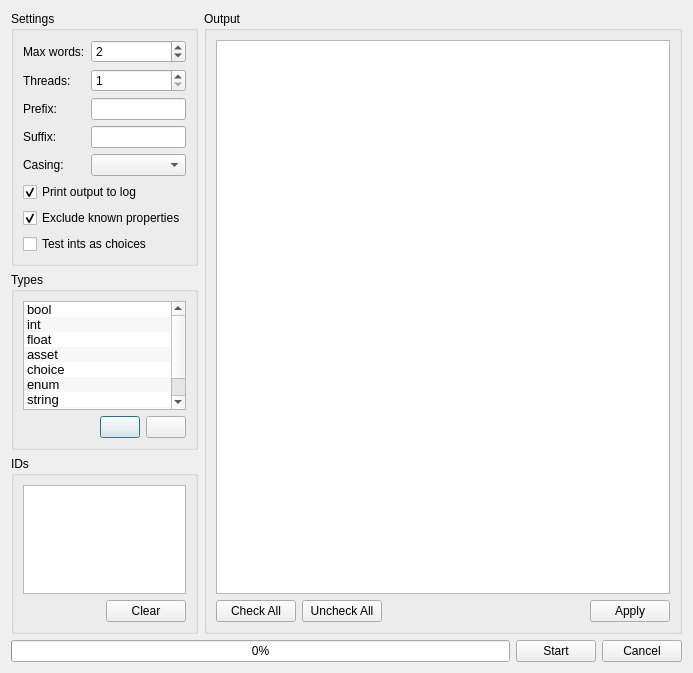
<?xml version="1.0" encoding="UTF-8"?>
<ui version="4.0">
 <class>CGeneratePropertyNamesDialog</class>
 <widget class="QDialog" name="CGeneratePropertyNamesDialog">
  <property name="geometry">
   <rect>
    <x>0</x>
    <y>0</y>
    <width>693</width>
    <height>673</height>
   </rect>
  </property>
  <property name="windowTitle">
   <string>Generate Property Names</string>
  </property>
  <layout class="QVBoxLayout" name="verticalLayout_5">
   <item>
    <layout class="QHBoxLayout" name="horizontalLayout_4" stretch="1,3">
     <item>
      <layout class="QVBoxLayout" name="verticalLayout_4">
       <item>
        <widget class="QGroupBox" name="SettingsGroupBox">
         <property name="sizePolicy">
          <sizepolicy hsizetype="Preferred" vsizetype="Preferred">
           <horstretch>1</horstretch>
           <verstretch>0</verstretch>
          </sizepolicy>
         </property>
         <property name="title">
          <string>Settings</string>
         </property>
         <layout class="QVBoxLayout" name="verticalLayout_3">
          <item>
           <layout class="QFormLayout" name="formLayout">
            <item row="0" column="0">
             <widget class="QLabel" name="MaxWordsLabel">
              <property name="text">
               <string>Max words:</string>
              </property>
             </widget>
            </item>
            <item row="0" column="1">
             <widget class="QSpinBox" name="NumWordsSpinBox">
              <property name="value">
               <number>2</number>
              </property>
             </widget>
            </item>
            <item row="1" column="0">
             <widget class="QLabel" name="ThreadsLabel">
              <property name="text">
               <string>Threads:</string>
              </property>
             </widget>
            </item>
            <item row="2" column="0">
             <widget class="QLabel" name="PrefixLabel">
              <property name="text">
               <string>Prefix:</string>
              </property>
             </widget>
            </item>
            <item row="2" column="1">
             <widget class="QLineEdit" name="PrefixLineEdit"/>
            </item>
            <item row="3" column="0">
             <widget class="QLabel" name="SuffixLabel">
              <property name="text">
               <string>Suffix:</string>
              </property>
             </widget>
            </item>
            <item row="3" column="1">
             <widget class="QLineEdit" name="SuffixLineEdit"/>
            </item>
            <item row="4" column="0">
             <widget class="QLabel" name="label">
              <property name="text">
               <string>Casing:</string>
              </property>
             </widget>
            </item>
            <item row="4" column="1">
             <widget class="CNameCasingComboBox" name="CasingComboBox"/>
            </item>
            <item row="1" column="1">
             <widget class="QSpinBox" name="ThreadsSpinBox">
              <property name="minimum">
               <number>1</number>
              </property>
              <property name="maximum">
               <number>256</number>
              </property>
             </widget>
            </item>
           </layout>
          </item>
          <item>
           <widget class="QCheckBox" name="LogOutputCheckBox">
            <property name="text">
             <string>Print output to log</string>
            </property>
            <property name="checked">
             <bool>true</bool>
            </property>
           </widget>
          </item>
          <item>
           <widget class="QCheckBox" name="UnnamedOnlyCheckBox">
            <property name="text">
             <string>Exclude known properties</string>
            </property>
            <property name="checked">
             <bool>true</bool>
            </property>
           </widget>
          </item>
          <item>
           <widget class="QCheckBox" name="TestIntsAsChoicesCheckBox">
            <property name="text">
             <string>Test ints as choices</string>
            </property>
           </widget>
          </item>
         </layout>
        </widget>
       </item>
       <item>
        <widget class="QGroupBox" name="TypeSuffixesGroupBox">
         <property name="sizePolicy">
          <sizepolicy hsizetype="Preferred" vsizetype="Preferred">
           <horstretch>1</horstretch>
           <verstretch>0</verstretch>
          </sizepolicy>
         </property>
         <property name="title">
          <string>Types</string>
         </property>
         <layout class="QVBoxLayout" name="verticalLayout">
          <item>
           <widget class="QListWidget" name="TypeSuffixesListWidget">
            <property name="font">
             <font>
              <pointsize>10</pointsize>
             </font>
            </property>
            <property name="alternatingRowColors">
             <bool>true</bool>
            </property>
            <property name="verticalScrollMode">
             <enum>QAbstractItemView::ScrollPerPixel</enum>
            </property>
            <property name="horizontalScrollMode">
             <enum>QAbstractItemView::ScrollPerPixel</enum>
            </property>
            <item>
             <property name="text">
              <string>bool</string>
             </property>
             <property name="flags">
              <set>ItemIsSelectable|ItemIsEditable|ItemIsEnabled</set>
             </property>
            </item>
            <item>
             <property name="text">
              <string>int</string>
             </property>
             <property name="flags">
              <set>ItemIsSelectable|ItemIsEditable|ItemIsEnabled</set>
             </property>
            </item>
            <item>
             <property name="text">
              <string>float</string>
             </property>
             <property name="flags">
              <set>ItemIsSelectable|ItemIsEditable|ItemIsEnabled</set>
             </property>
            </item>
            <item>
             <property name="text">
              <string>asset</string>
             </property>
             <property name="flags">
              <set>ItemIsSelectable|ItemIsEditable|ItemIsEnabled</set>
             </property>
            </item>
            <item>
             <property name="text">
              <string>choice</string>
             </property>
             <property name="flags">
              <set>ItemIsSelectable|ItemIsEditable|ItemIsEnabled</set>
             </property>
            </item>
            <item>
             <property name="text">
              <string>enum</string>
             </property>
             <property name="flags">
              <set>ItemIsSelectable|ItemIsEditable|ItemIsEnabled</set>
             </property>
            </item>
            <item>
             <property name="text">
              <string>string</string>
             </property>
             <property name="flags">
              <set>ItemIsSelectable|ItemIsEditable|ItemIsEnabled</set>
             </property>
            </item>
            <item>
             <property name="text">
              <string>sound</string>
             </property>
             <property name="flags">
              <set>ItemIsSelectable|ItemIsEditable|ItemIsEnabled</set>
             </property>
            </item>
            <item>
             <property name="text">
              <string>Color</string>
             </property>
             <property name="flags">
              <set>ItemIsSelectable|ItemIsEditable|ItemIsEnabled</set>
             </property>
            </item>
           </widget>
          </item>
          <item>
           <layout class="QHBoxLayout" name="horizontalLayout">
            <item>
             <spacer name="horizontalSpacer">
              <property name="orientation">
               <enum>Qt::Horizontal</enum>
              </property>
              <property name="sizeHint" stdset="0">
               <size>
                <width>40</width>
                <height>20</height>
               </size>
              </property>
             </spacer>
            </item>
            <item>
             <widget class="QPushButton" name="AddSuffixButton">
              <property name="text">
               <string/>
              </property>
              <property name="icon">
               <iconset resource="Icons.qrc">
                <normaloff>:/icons/Plus.svg</normaloff>:/icons/Plus.svg</iconset>
              </property>
             </widget>
            </item>
            <item>
             <widget class="QPushButton" name="RemoveSuffixButton">
              <property name="text">
               <string/>
              </property>
              <property name="icon">
               <iconset resource="Icons.qrc">
                <normaloff>:/icons/Minus v2.svg</normaloff>:/icons/Minus v2.svg</iconset>
              </property>
             </widget>
            </item>
           </layout>
          </item>
         </layout>
        </widget>
       </item>
       <item>
        <widget class="QGroupBox" name="IdPoolGroupBox">
         <property name="title">
          <string>IDs</string>
         </property>
         <layout class="QVBoxLayout" name="verticalLayout_6">
          <item>
           <widget class="QListWidget" name="IdPoolList">
            <property name="alternatingRowColors">
             <bool>true</bool>
            </property>
           </widget>
          </item>
          <item>
           <layout class="QHBoxLayout" name="horizontalLayout_5">
            <item>
             <spacer name="horizontalSpacer_3">
              <property name="orientation">
               <enum>Qt::Horizontal</enum>
              </property>
              <property name="sizeHint" stdset="0">
               <size>
                <width>40</width>
                <height>20</height>
               </size>
              </property>
             </spacer>
            </item>
            <item>
             <widget class="QPushButton" name="ClearIdPoolButton">
              <property name="text">
               <string>Clear</string>
              </property>
             </widget>
            </item>
           </layout>
          </item>
         </layout>
        </widget>
       </item>
      </layout>
     </item>
     <item>
      <widget class="QGroupBox" name="OutputGroupBox">
       <property name="sizePolicy">
        <sizepolicy hsizetype="Preferred" vsizetype="Preferred">
         <horstretch>3</horstretch>
         <verstretch>0</verstretch>
        </sizepolicy>
       </property>
       <property name="title">
        <string>Output</string>
       </property>
       <layout class="QVBoxLayout" name="verticalLayout_2">
        <item>
         <widget class="QTreeWidget" name="OutputTreeWidget">
          <property name="font">
           <font>
            <pointsize>10</pointsize>
           </font>
          </property>
          <property name="editTriggers">
           <set>QAbstractItemView::NoEditTriggers</set>
          </property>
          <property name="showDropIndicator" stdset="0">
           <bool>false</bool>
          </property>
          <property name="alternatingRowColors">
           <bool>true</bool>
          </property>
          <property name="verticalScrollMode">
           <enum>QAbstractItemView::ScrollPerPixel</enum>
          </property>
          <property name="indentation">
           <number>10</number>
          </property>
          <property name="uniformRowHeights">
           <bool>true</bool>
          </property>
          <attribute name="headerVisible">
           <bool>false</bool>
          </attribute>
          <column>
           <property name="text">
            <string>Name</string>
           </property>
          </column>
          <column>
           <property name="text">
            <string>Type</string>
           </property>
          </column>
          <column>
           <property name="text">
            <string>ID</string>
           </property>
          </column>
          <column>
           <property name="text">
            <string>Current</string>
           </property>
          </column>
         </widget>
        </item>
        <item>
         <layout class="QHBoxLayout" name="horizontalLayout_2">
          <item>
           <widget class="QPushButton" name="CheckAllButton">
            <property name="text">
             <string>Check All</string>
            </property>
           </widget>
          </item>
          <item>
           <widget class="QPushButton" name="UncheckAllButton">
            <property name="text">
             <string>Uncheck All</string>
            </property>
           </widget>
          </item>
          <item>
           <widget class="QLabel" name="NumSelectedLabel">
            <property name="text">
             <string/>
            </property>
           </widget>
          </item>
          <item>
           <spacer name="horizontalSpacer_2">
            <property name="orientation">
             <enum>Qt::Horizontal</enum>
            </property>
            <property name="sizeHint" stdset="0">
             <size>
              <width>40</width>
              <height>20</height>
             </size>
            </property>
           </spacer>
          </item>
          <item>
           <widget class="QPushButton" name="ApplyButton">
            <property name="text">
             <string>Apply</string>
            </property>
           </widget>
          </item>
         </layout>
        </item>
       </layout>
      </widget>
     </item>
    </layout>
   </item>
   <item>
    <layout class="QHBoxLayout" name="horizontalLayout_3">
     <item>
      <widget class="QProgressBar" name="ProgressBar">
       <property name="maximum">
        <number>100000</number>
       </property>
       <property name="value">
        <number>0</number>
       </property>
      </widget>
     </item>
     <item>
      <widget class="QPushButton" name="StartButton">
       <property name="text">
        <string>Start</string>
       </property>
      </widget>
     </item>
     <item>
      <widget class="QPushButton" name="CancelButton">
       <property name="text">
        <string>Cancel</string>
       </property>
      </widget>
     </item>
    </layout>
   </item>
  </layout>
 </widget>
 <customwidgets>
  <customwidget>
   <class>CNameCasingComboBox</class>
   <extends>QComboBox</extends>
   <header>Editor/CGeneratePropertyNamesDialog.h</header>
  </customwidget>
 </customwidgets>
 <resources>
  <include location="Icons.qrc"/>
 </resources>
 <connections/>
</ui>
